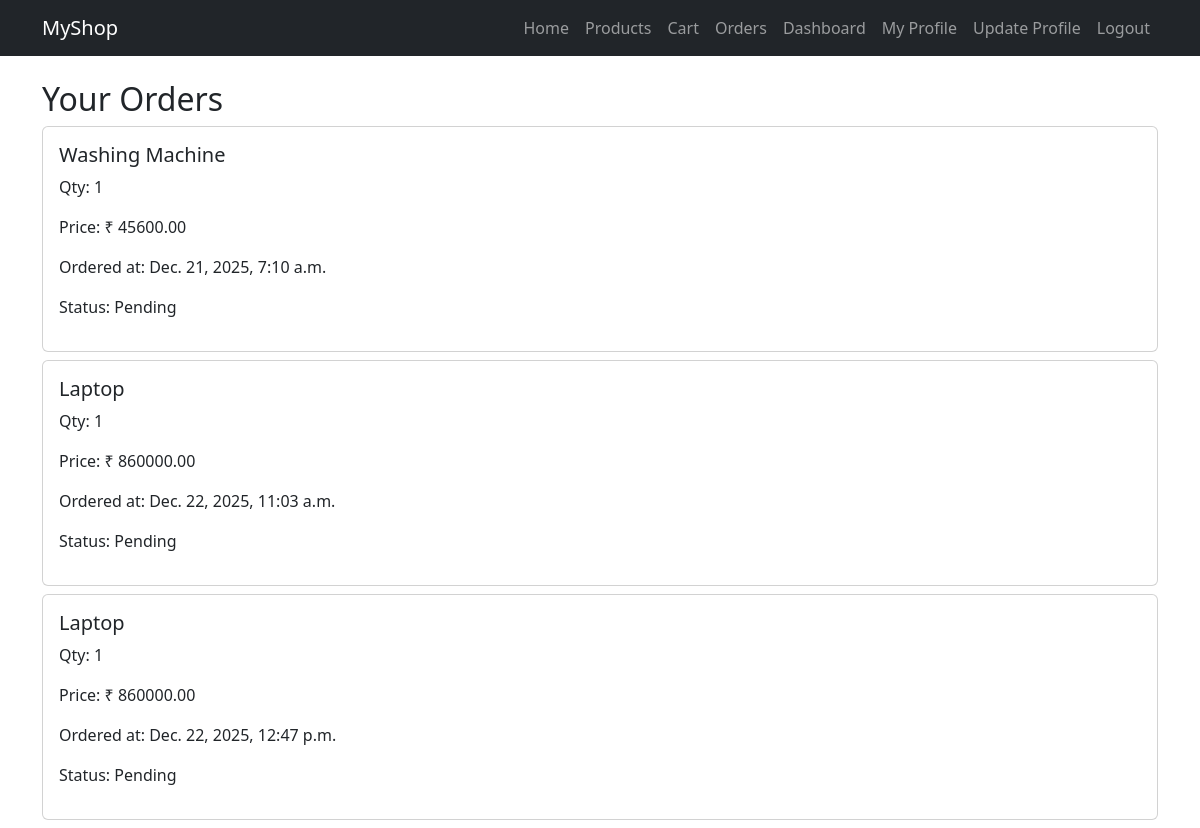
Screenshot of /orders/ (signed in) with the database file from the repository.
### admin_app/models.py (models this page shows, shortened)
class OrderItem(models.Model):
    order = models.ForeignKey(Order, on_delete=models.CASCADE)
    product = models.ForeignKey(Product, on_delete=models.CASCADE)
    quantity = models.PositiveIntegerField()

class Product(models.Model):
    name = models.CharField(max_length=200)
    price = models.DecimalField(max_digits=10, decimal_places=2)
    stock = models.IntegerField()
    description = models.TextField(blank=True)
    image = models.ImageField(upload_to='products/', blank=True, null=True)
    created_at = models.DateTimeField(auto_now_add=True)

class Order(models.Model):
    STATUS_CHOICES = (
        ('Pending', 'Pending'),
        ('Shipped', 'Shipped'),
        ('Delivered', 'Delivered'),
    )
    user = models.ForeignKey(User, on_delete=models.CASCADE)
    status = models.CharField(max_length=20, choices=STATUS_CHOICES, default='Pending')
    created_at = models.DateTimeField(auto_now_add=True)

### admin_app/views.py (the view)
# urls.py: path('orders/', views.order_history, name='order_history'),
@login_required
def order_history(request):
    orders = OrderItem.objects.filter(order__user=request.user)
    return render(request, 'admin_app/orders.html', {'orders': orders})

### templates/admin_app/orders.html
{% extends 'base.html' %}
{% block content %}
<h2>Your Orders</h2>
{% for item in orders %}
    <div class="card mb-2">
        <div class="card-body">
            <h5>{{ item.product.name }}</h5>
            <p>Qty: {{ item.quantity }}</p>
            <p>Price: ₹ {{ item.product.price }}</p>
            <p>Ordered at: {{ item.order.created_at }}</p>
            <p>Status: {{ item.order.status }}</p>
        </div>
    </div>
{% empty %}
    <p>No orders found.</p>
{% endfor %}
{% endblock %}

### rows the page displays
OrderItem: product.name "Washing Machine", quantity "1", product.price "45600.00", order.created_at "Dec. 21, 2025, 7:10 a.m.", order.status "Pending"
OrderItem: product.name "Laptop", quantity "1", product.price "860000.00", order.created_at "Dec. 22, 2025, 11:03 a.m.", order.status "Pending"
OrderItem: product.name "Laptop", quantity "1", product.price "860000.00", order.created_at "Dec. 22, 2025, 12:47 p.m.", order.status "Pending"
